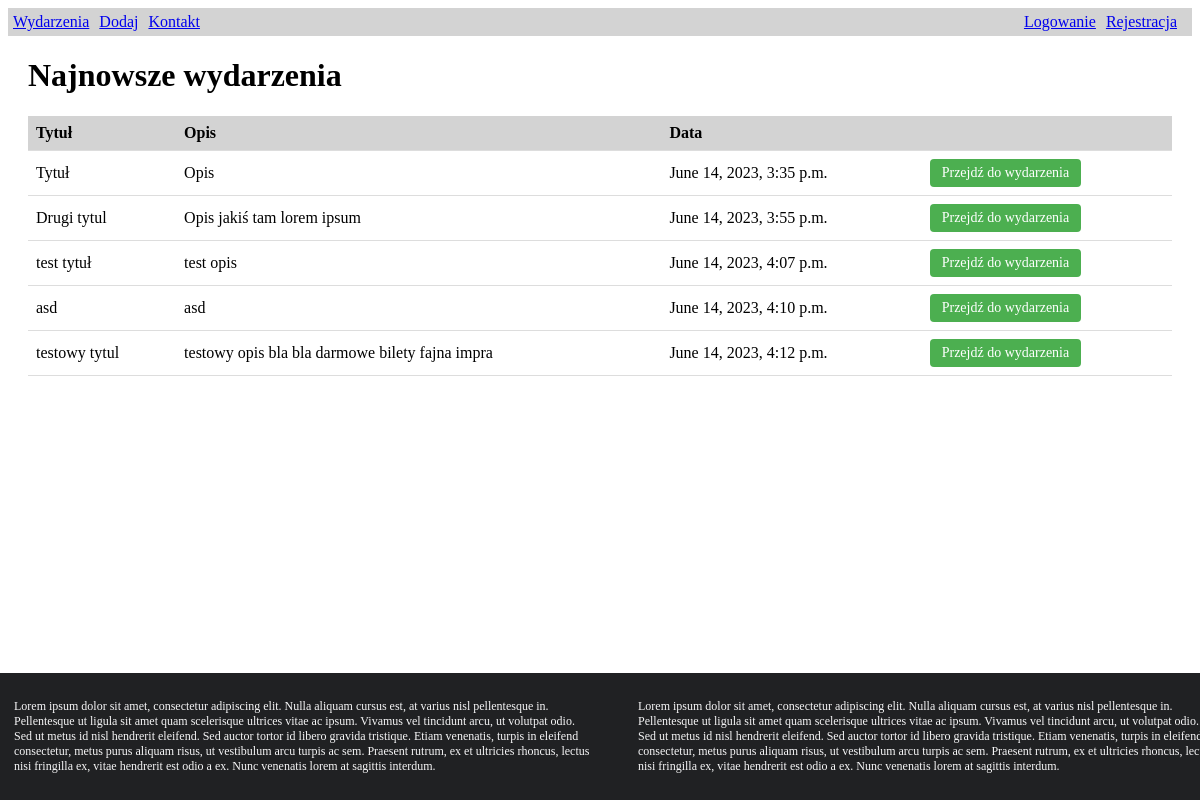
The page / on the database its author committed.
### cms/models.py (models this page shows, shortened)
class Event(models.Model):
    title = models.CharField(max_length=200)
    content = models.TextField()
    author = models.ForeignKey(User, on_delete=models.CASCADE)
    date_added = models.DateTimeField(auto_now=True)

### cms/views.py (the view)
# urls.py: path('', views.index, name='index'),
def index(request):
    events = Event.objects.all()
    return render(request, 'events/index.html', {'events': events})

### cms/templates/events/index.html (shortened to what this page needs)
{% extends 'events/base.html' %}
{% block content %}
    <div class="container">
        <h1>Najnowsze wydarzenia</h1>
        {% if events %}
        <table>
            <tr>
                <th>Tytuł</th>
                <th>Opis</th>
                <th>Data</th>
                <th></th>
            </tr>
            {% for event in events %}
            <tr>
                <td>{{ event.title }}</td>
                <td>{{ event.content|truncatechars:100 }}</td>
                <td>{{ event.date_added }}</td>
                <td><a href="{% url 'cms:event_details' event.id %}" class="btn">Przejdź do wydarzenia</a></td>
            </tr>
            {% empty %}
            <tr>
                <td colspan="4">Brak wydarzeń.</td>
            </tr>
            {% endfor %}
        </table>
        {% else %}
        <p>Brak wydarzeń.</p>
        {% endif %}
    </div>
{% endblock %}

### cms/static/css/style.css (style rules this page uses)
.container { margin: 20px; }
table { width: 100%; border-collapse: collapse; }
table th, table td { padding: 8px; text-align: left; border-bottom: 1px solid #ddd; }
table th { background-color: lightgray; font-weight: bold; }
.btn { background-color: #4CAF50; color: white; padding: 6px 12px; border: none; border-radius: 4px; text-align: center; text-decoration: none; display: inline-block; font-size: 14px; cursor: pointer; }

### rows shown on the page
Event: title "Tytuł", content "Opis", date_added "June 14, 2023, 3:35 p.m."
Event: title "Drugi tytul", content "Opis jakiś tam lorem ipsum", date_added "June 14, 2023, 3:55 p.m."
Event: title "test tytuł", content "test opis", date_added "June 14, 2023, 4:07 p.m."
Event: title "asd", content "asd", date_added "June 14, 2023, 4:10 p.m."
Event: title "testowy tytul", content "testowy opis bla bla darmowe bilety fajna impra", date_added "June 14, 2023, 4:12 p.m."
